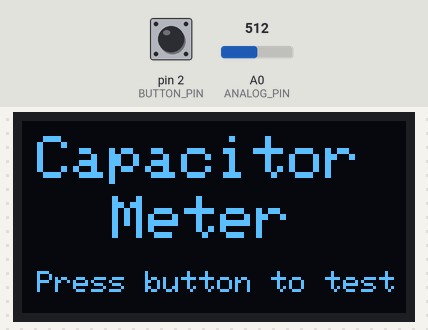
Bench run of a sketch on a simulated Arduino Nano, built with avr-gcc and run on an emulated ATmega328P. Parts: 128×64 one-colour display. Inputs (shaded band) come from the test bench; at power-on: pin 2 (BUTTON_PIN) HIGH, A0 (ANALOG_PIN) = 512.

Above: at 1.2 s.
1.3 s: pin 2 (BUTTON_PIN) pulled LOW for 0.15 s
At 2.3 s:
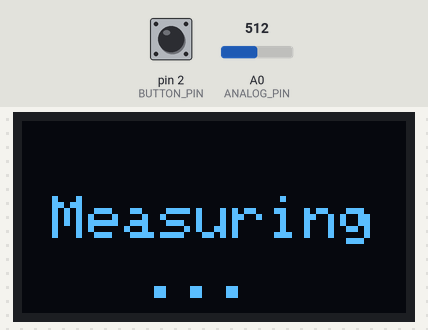
4.4 s: A0 (ANALOG_PIN) set to 638
7.4 s: A0 (ANALOG_PIN) set to 661
At 8.6 s:
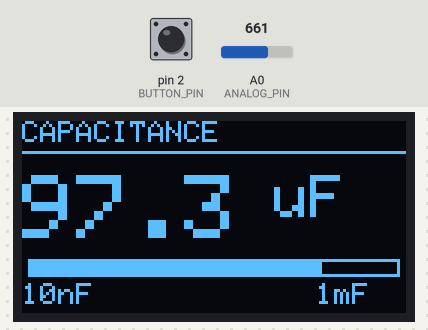
8.9 s: pin 2 (BUTTON_PIN) pulled LOW for 1 s
At 9.2 s:
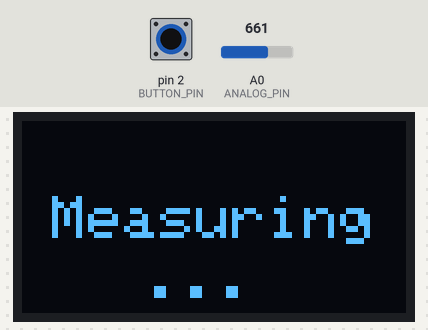
12.9 s: A0 (ANALOG_PIN) set to 637
At 19.9 s:
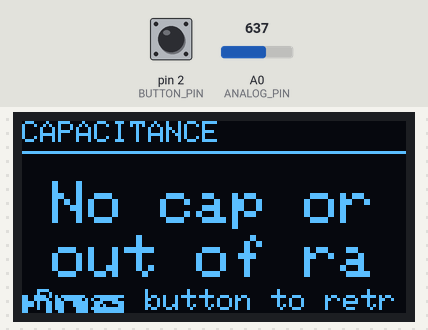
20.5 s: pin 2 (BUTTON_PIN) pulled LOW for 3.2 s
Timing chart, 0 to 23.5 s (numbered marks = the images above; inputs shaded):
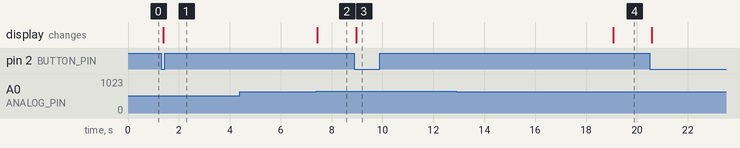

Measured:
- the behaviour switches between 646 and 647 on A0 (ANALOG_PIN) (found by bisection; images 1 and 2)
- after the input at 1.3 s, the display: changes after 0.08 s (image 1)
- after the input at 7.4 s, the display: changes at once (image 2)
- after the input at 8.9 s, the display: changes after 0.08 s (image 3)

The sketch:

capacitance_meter_button.ino
```cpp
/*
 * Capacitance Meter with Button
 * Arduino Nano + SSD1306 OLED
 *
 * Wiring:
 *   D13 ---- 10KΩ ----+---- A0 ---- Cap(+)
 *                     |
 *   D12 ---- 220Ω ----+            Cap(-) ---- GND
 *
 *   D2 ---- [BUTTON] ---- GND
 *
 *   OLED: SDA -> A4, SCL -> A5
 *
 * Press button to measure. Insert cap, press button, read value.
 *
 * Required Libraries (install via Library Manager):
 *   - Adafruit GFX Library
 *   - Adafruit SSD1306
 */

#include <Wire.h>
#include "CapacitanceMeter.h"
#include "SSD1306Display.h"

// Pin definitions
const uint8_t CHARGE_PIN    = 13;
const uint8_t DISCHARGE_PIN = 12;
const uint8_t ANALOG_PIN    = A0;
const uint8_t BUTTON_PIN    = 2;

// Hardware instances
CapacitanceMeter meter(CHARGE_PIN, DISCHARGE_PIN, ANALOG_PIN);
SSD1306Display display;

void setup() {
    Serial.begin(115200);

    pinMode(BUTTON_PIN, INPUT_PULLUP);

    meter.begin();

    if (!display.begin()) {
        // Display init failed - halt
        for (;;);
    }

    display.showReady();
}

void loop() {
    // Wait for button press
    if (digitalRead(BUTTON_PIN) == LOW) {
        delay(50);  // Debounce

        if (digitalRead(BUTTON_PIN) == LOW) {
            display.showMeasuring();

            float capacitance = meter.measure();

            if (capacitance > 0) {
                display.showCapacitance(capacitance);
            } else {
                display.showError();
            }

            // Wait for button release
            while (digitalRead(BUTTON_PIN) == LOW) {
                delay(10);
            }
            delay(50);  // Debounce release
        }
    }
}
```

CapacitanceMeter.cpp
```cpp
#include "CapacitanceMeter.h"

CapacitanceMeter::CapacitanceMeter(uint8_t chargePin, uint8_t dischargePin,
                                   uint8_t analogPin, float resistorOhms)
    : _chargePin(chargePin)
    , _dischargePin(dischargePin)
    , _analogPin(analogPin)
    , _resistorOhms(resistorOhms)
    , _threshold(647)           // 63.2% of 1023
    , _timeoutUs(5000000UL)     // 5 seconds
{
}

void CapacitanceMeter::begin() {
    pinMode(_chargePin, INPUT);
    pinMode(_dischargePin, INPUT);
}

void CapacitanceMeter::setThreshold(int threshold) {
    _threshold = threshold;
}

void CapacitanceMeter::setTimeoutMicros(unsigned long timeout) {
    _timeoutUs = timeout;
}

void CapacitanceMeter::discharge() {
    pinMode(_chargePin, INPUT);
    pinMode(_dischargePin, OUTPUT);
    digitalWrite(_dischargePin, LOW);

    unsigned long startTime = millis();
    while (analogRead(_analogPin) > 10 && millis() - startTime < 5000) {
        // Wait for discharge
    }

    pinMode(_dischargePin, INPUT);
    delay(50);
}

float CapacitanceMeter::measure() {
    // First, discharge the capacitor
    discharge();

    // Start charging and measure time to reach threshold
    unsigned long startTime = micros();
    pinMode(_chargePin, OUTPUT);
    digitalWrite(_chargePin, HIGH);

    while (analogRead(_analogPin) < _threshold) {
        if (micros() - startTime > _timeoutUs) {
            // Timeout - capacitor too large or not connected
            digitalWrite(_chargePin, LOW);
            pinMode(_chargePin, INPUT);
            return -1;
        }
    }

    unsigned long chargeTime = micros() - startTime;

    // Stop charging
    digitalWrite(_chargePin, LOW);
    pinMode(_chargePin, INPUT);

    // Filter out noise / no capacitor
    if (chargeTime < 200) {
        return -1;
    }

    // C = τ / R, where τ is in microseconds and R is in ohms
    // Result is in microfarads
    return (float)chargeTime / _resistorOhms;
}
```

CapacitanceMeter.h
```cpp
#ifndef CAPACITANCE_METER_H
#define CAPACITANCE_METER_H

#include <Arduino.h>

/**
 * Capacitance measurement using RC time constant method.
 *
 * Measures capacitance by timing how long it takes to charge
 * a capacitor through a known resistance to 63.2% (one time constant).
 */
class CapacitanceMeter {
public:
    /**
     * @param chargePin     Pin connected to charge resistor (10K)
     * @param dischargePin  Pin connected to discharge resistor (220 ohm)
     * @param analogPin     Analog pin for voltage measurement
     * @param resistorOhms  Value of charge resistor in ohms
     */
    CapacitanceMeter(uint8_t chargePin, uint8_t dischargePin,
                     uint8_t analogPin, float resistorOhms = 10000.0);

    /**
     * Initialize pin modes.
     */
    void begin();

    /**
     * Measure the capacitance.
     * @return Capacitance in microfarads, or -1 if timeout/no capacitor
     */
    float measure();

    /**
     * Set the ADC threshold for 63.2% charge detection.
     * Default is 647 (63.2% of 1023 for 10-bit ADC).
     */
    void setThreshold(int threshold);

    /**
     * Set the measurement timeout in microseconds.
     * Default is 5,000,000 (5 seconds).
     */
    void setTimeoutMicros(unsigned long timeout);

private:
    void discharge();

    uint8_t _chargePin;
    uint8_t _dischargePin;
    uint8_t _analogPin;
    float _resistorOhms;
    int _threshold;
    unsigned long _timeoutUs;
};

#endif
```

Display.h
```cpp
#ifndef DISPLAY_H
#define DISPLAY_H

/**
 * Abstract display interface for capacitance meter.
 * Implement this class to support different display types.
 */
class Display {
public:
    virtual ~Display() = default;

    /**
     * Initialize the display hardware.
     * @return true if initialization succeeded, false otherwise
     */
    virtual bool begin() = 0;

    /**
     * Show the ready/welcome screen.
     */
    virtual void showReady() = 0;

    /**
     * Show that a measurement is in progress.
     */
    virtual void showMeasuring() = 0;

    /**
     * Show the measured capacitance value.
     * @param capacitance_uF Capacitance in microfarads
     */
    virtual void showCapacitance(float capacitance_uF) = 0;

    /**
     * Show an error (no capacitor or out of range).
     */
    virtual void showError() = 0;
};

#endif
```

SSD1306Display.cpp
```cpp
#include "SSD1306Display.h"
#include <math.h>

SSD1306Display::SSD1306Display(uint8_t width, uint8_t height,
                               uint8_t address, int8_t resetPin)
    : _display(width, height, &Wire, resetPin)
    , _address(address)
{
}

bool SSD1306Display::begin() {
    return _display.begin(SSD1306_SWITCHCAPVCC, _address);
}

void SSD1306Display::showReady() {
    _display.clearDisplay();
    _display.setTextColor(SSD1306_WHITE);

    _display.setTextSize(2);
    _display.setCursor(5, 5);
    _display.println(F("Capacitor"));
    _display.setCursor(30, 25);
    _display.println(F("Meter"));

    _display.setTextSize(1);
    _display.setCursor(5, 50);
    _display.println(F("Press button to test"));

    _display.display();
}

void SSD1306Display::showMeasuring() {
    _display.clearDisplay();
    _display.setTextSize(2);
    _display.setCursor(10, 25);
    _display.println(F("Measuring"));
    _display.setCursor(40, 45);
    _display.println(F("..."));
    _display.display();
}

void SSD1306Display::showCapacitance(float cap_uF) {
    _display.clearDisplay();

    _display.setTextSize(1);
    _display.setCursor(0, 0);
    _display.println(F("CAPACITANCE"));
    _display.drawLine(0, 10, 128, 10, SSD1306_WHITE);

    _display.setTextSize(3);
    _display.setCursor(0, 18);

    if (cap_uF >= 1000) {
        _display.print(cap_uF / 1000.0, 1);
        _display.setTextSize(2);
        _display.print(F(" mF"));
    } else if (cap_uF >= 1) {
        _display.print(cap_uF, 1);
        _display.setTextSize(2);
        _display.print(F(" uF"));
    } else if (cap_uF >= 0.001) {
        _display.print(cap_uF * 1000.0, 0);
        _display.setTextSize(2);
        _display.print(F(" nF"));
    } else {
        _display.print(cap_uF * 1000000.0, 0);
        _display.setTextSize(2);
        _display.print(F(" pF"));
    }

    // Bar graph
    _display.setTextSize(1);
    _display.setCursor(0, 54);
    _display.print(F("10nF"));
    _display.setCursor(98, 54);
    _display.print(F("1mF"));

    float logVal = log10(cap_uF);
    int barW = constrain(map(logVal * 100, -200, 300, 0, 124), 0, 124);
    _display.drawRect(2, 46, 124, 6, SSD1306_WHITE);
    _display.fillRect(2, 46, barW, 6, SSD1306_WHITE);

    _display.display();
}

void SSD1306Display::showError() {
    _display.clearDisplay();
    _display.setTextSize(1);
    _display.setCursor(0, 0);
    _display.println(F("CAPACITANCE"));
    _display.drawLine(0, 10, 128, 10, SSD1306_WHITE);

    _display.setTextSize(2);
    _display.setCursor(10, 20);
    _display.println(F("No cap or"));
    _display.setCursor(10, 38);
    _display.println(F("out of range"));

    _display.setTextSize(1);
    _display.setCursor(5, 56);
    _display.println(F("Press button to retry"));

    _display.display();
}
```

SSD1306Display.h
```cpp
#ifndef SSD1306_DISPLAY_H
#define SSD1306_DISPLAY_H

#include "Display.h"
#include <Adafruit_SSD1306.h>

/**
 * SSD1306 OLED display implementation (128x64, I2C).
 */
class SSD1306Display : public Display {
public:
    SSD1306Display(uint8_t width = 128, uint8_t height = 64,
                   uint8_t address = 0x3C, int8_t resetPin = -1);

    bool begin() override;
    void showReady() override;
    void showMeasuring() override;
    void showCapacitance(float capacitance_uF) override;
    void showError() override;

private:
    Adafruit_SSD1306 _display;
    uint8_t _address;
};

#endif
```
